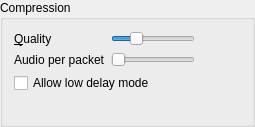
    <widget class="QGroupBox" name="qgbCompression">
     <property name="title">
      <string>Compression</string>
     </property>
     <layout class="QGridLayout">
      <item row="1" column="0">
       <widget class="QLabel" name="qliFrames">
        <property name="text">
         <string>Audio per packet</string>
        </property>
        <property name="buddy">
         <cstring>qsFrames</cstring>
        </property>
       </widget>
      </item>
      <item row="1" column="1">
       <widget class="SemanticSlider" name="qsFrames">
        <property name="toolTip">
         <string>How many audio frames to send per packet</string>
        </property>
        <property name="whatsThis">
         <string>&lt;b&gt;This selects how many audio frames should be put in one packet.&lt;/b&gt;&lt;br /&gt;Increasing this will increase the latency of your voice, but will also reduce bandwidth requirements.</string>
        </property>
        <property name="accessibleName">
         <string>Audio per packet</string>
        </property>
        <property name="accessibleDescription">
         <string>This sets how much speech is packed into a single network package</string>
        </property>
        <property name="minimum">
         <number>1</number>
        </property>
        <property name="maximum">
         <number>4</number>
        </property>
        <property name="pageStep">
         <number>2</number>
        </property>
        <property name="orientation">
         <enum>Qt::Horizontal</enum>
        </property>
       </widget>
      </item>
      <item row="0" column="2">
       <widget class="QLabel" name="qlQuality">
        <property name="minimumSize">
         <size>
          <width>30</width>
          <height>0</height>
         </size>
        </property>
        <property name="text">
         <string/>
        </property>
       </widget>
      </item>
      <item row="1" column="2">
       <widget class="QLabel" name="qlFrames">
        <property name="minimumSize">
         <size>
          <width>40</width>
          <height>0</height>
         </size>
        </property>
        <property name="text">
         <string/>
        </property>
       </widget>
      </item>
      <item row="0" column="1">
       <widget class="SemanticSlider" name="qsQuality">
        <property name="toolTip">
         <string>Quality of compression (peak bandwidth)</string>
        </property>
        <property name="whatsThis">
         <string>&lt;b&gt;This sets the quality of compression.&lt;/b&gt;&lt;br /&gt;This determines how much bandwidth Mumble is allowed to use for outgoing audio.</string>
        </property>
        <property name="accessibleName">
         <string>Audio compression quality</string>
        </property>
        <property name="accessibleDescription">
         <string>This sets the target compression bitrate</string>
        </property>
        <property name="minimum">
         <number>8000</number>
        </property>
        <property name="maximum">
         <number>192000</number>
        </property>
        <property name="singleStep">
         <number>1000</number>
        </property>
        <property name="pageStep">
         <number>5000</number>
        </property>
        <property name="value">
         <number>32000</number>
        </property>
        <property name="orientation">
         <enum>Qt::Horizontal</enum>
        </property>
       </widget>
      </item>
      <item row="3" column="0" colspan="3">
       <widget class="QLabel" name="qlBitrate">
        <property name="font">
         <font>
          <italic>true</italic>
         </font>
        </property>
        <property name="toolTip">
         <string>Maximum bandwidth used for sending audio</string>
        </property>
        <property name="whatsThis">
         <string>&lt;b&gt;This shows peak outgoing bandwidth used.&lt;/b&gt;&lt;br /&gt;This shows the peak amount of bandwidth sent out from your machine. Audio bitrate is the maximum bitrate for the audio data alone. Position is the bitrate used for positional information. Overhead is our framing and the IP packet headers (IP and UDP is 75% of this overhead).</string>
        </property>
        <property name="text">
         <string/>
        </property>
        <property name="alignment">
         <set>Qt::AlignCenter</set>
        </property>
       </widget>
      </item>
      <item row="0" column="0">
       <widget class="QLabel" name="qliQuality">
        <property name="text">
         <string>&amp;Quality</string>
        </property>
        <property name="buddy">
         <cstring>qsQuality</cstring>
        </property>
       </widget>
      </item>
      <item row="2" column="0" colspan="2">
       <widget class="QCheckBox" name="qcbAllowLowDelay">
        <property name="toolTip">
         <string>Enable Opus' low-delay mode when the quality is set to &lt;b&gt;64 kb/s&lt;/b&gt; or higher. </string>
        </property>
        <property name="whatsThis">
         <string>If checked, Mumble will enable Opus' low-delay mode when the quality is set to &lt;b&gt;64 kbit/s&lt;/b&gt; or higher. Low-delay mode decreases latency by &lt;b&gt;~15 milliseconds&lt;/b&gt; in the round trip. This mode may require an higher bitrate to preserve the same quality, in comparison with the music and VOIP modes.</string>
        </property>
        <property name="text">
         <string>Allow low delay mode</string>
        </property>
       </widget>
      </item>
     </layout>
    </widget>
